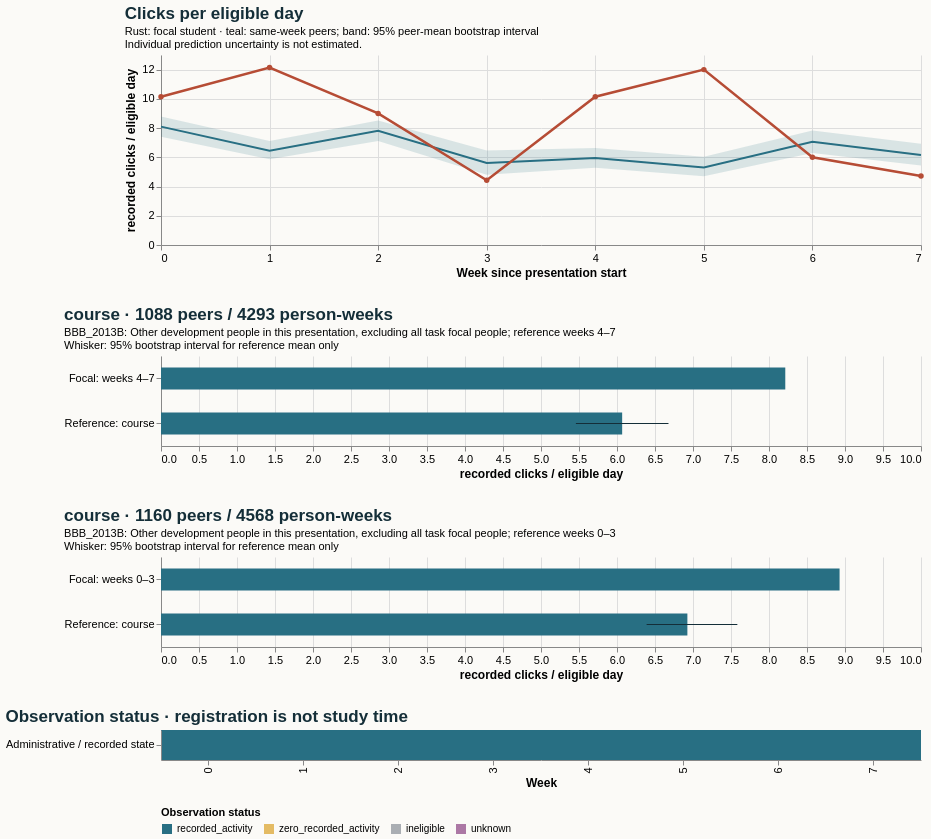

The specification (Vega-Lite) saved for this image:
### Vega-Lite specification from a JSON file in a GitHub repository (floating-point values rounded to 4 significant figures)
{"$schema": "https://vega.github.io/schema/vega-lite/v5.20.1.json", "config": {"axis": {"labelFontSize": 11, "titleFontSize": 12}, "background": "#fbfaf7", "font": "sans-serif", "title": {"anchor": "start", "color": "#142e38", "fontSize": 17, "subtitleFontSize": 11}, "view": {"continuousHeight": 300, "continuousWidth": 300, "stroke": null}}, "datasets": {"data-06ae396e632e789fa8147abfc3b1667d": [{"hi": null, "lo": null, "series": "Focal: weeks 4–7", "value": 8.214}, {"hi": 6.678, "lo": 5.459, "series": "Reference: course", "value": 6.068}], "data-9c0520e65fb8b804ae72c857ff4dd583": [{"end_day": 6, "focal_value": 10.14, "peer_ci_high": 8.791, "peer_ci_low": 7.406, "peer_mean": 8.1, "peer_observations": 1159, "peer_people": 1159, "reference": "course", "unit": "recorded clicks / eligible day", "week": 0}, {"end_day": 13, "focal_value": 12.14, "peer_ci_high": 7.111, "peer_ci_low": 5.863, "peer_mean": 6.456, "peer_observations": 1151, "peer_people": 1151, "reference": "course", "unit": "recorded clicks / eligible day", "week": 1}, {"end_day": 20, "focal_value": 9.0, "peer_ci_high": 8.521, "peer_ci_low": 7.113, "peer_mean": 7.819, "peer_observations": 1133, "peer_people": 1133, "reference": "course", "unit": "recorded clicks / eligible day", "week": 2}, {"end_day": 27, "focal_value": 4.429, "peer_ci_high": 6.465, "peer_ci_low": 4.811, "peer_mean": 5.608, "peer_observations": 1125, "peer_people": 1125, "reference": "course", "unit": "recorded clicks / eligible day", "week": 3}, {"end_day": 34, "focal_value": 10.14, "peer_ci_high": 6.644, "peer_ci_low": 5.28, "peer_mean": 5.954, "peer_observations": 1088, "peer_people": 1088, "reference": "course", "unit": "recorded clicks / eligible day", "week": 4}, {"end_day": 41, "focal_value": 12.0, "peer_ci_high": 6.044, "peer_ci_low": 4.709, "peer_mean": 5.31, "peer_observations": 1081, "peer_people": 1081, "reference": "course", "unit": "recorded clicks / eligible day", "week": 5}, {"end_day": 48, "focal_value": 6.0, "peer_ci_high": 7.833, "peer_ci_low": 6.294, "peer_mean": 7.065, "peer_observations": 1070, "peer_people": 1070, "reference": "course", "unit": "recorded clicks / eligible day", "week": 6}, {"end_day": 55, "focal_value": 4.714, "peer_ci_high": 6.928, "peer_ci_low": 5.432, "peer_mean": 6.16, "peer_observations": 1054, "peer_people": 1054, "reference": "course", "unit": "recorded clicks / eligible day", "week": 7}], "data-b3165f065dc04f8d61fa40507f50ce50": [{"hi": null, "lo": null, "series": "Focal: weeks 0–3", "value": 8.929}, {"hi": 7.584, "lo": 6.39, "series": "Reference: course", "value": 6.926}], "data-e71db1684eee6ef8f10aafcab277e2a3": [{"eligible_days": 7.0, "end_day": 6, "logging_completeness": "unknown", "observation_status": "recorded_activity", "row": "Administrative / recorded state", "score_status": "withheld_release_time_unknown", "start_day": 0, "value": 10.14, "week": 0}, {"eligible_days": 7.0, "end_day": 13, "logging_completeness": "unknown", "observation_status": "recorded_activity", "row": "Administrative / recorded state", "score_status": "withheld_release_time_unknown", "start_day": 7, "value": 12.14, "week": 1}, {"eligible_days": 7.0, "end_day": 20, "logging_completeness": "unknown", "observation_status": "recorded_activity", "row": "Administrative / recorded state", "score_status": "withheld_release_time_unknown", "start_day": 14, "value": 9.0, "week": 2}, {"eligible_days": 7.0, "end_day": 27, "logging_completeness": "unknown", "observation_status": "recorded_activity", "row": "Administrative / recorded state", "score_status": "withheld_release_time_unknown", "start_day": 21, "value": 4.429, "week": 3}, {"eligible_days": 7.0, "end_day": 34, "logging_completeness": "unknown", "observation_status": "recorded_activity", "row": "Administrative / recorded state", "score_status": "withheld_release_time_unknown", "start_day": 28, "value": 10.14, "week": 4}, {"eligible_days": 7.0, "end_day": 41, "logging_completeness": "unknown", "observation_status": "recorded_activity", "row": "Administrative / recorded state", "score_status": "withheld_release_time_unknown", "start_day": 35, "value": 12.0, "week": 5}, {"eligible_days": 7.0, "end_day": 48, "logging_completeness": "unknown", "observation_status": "recorded_activity", "row": "Administrative / recorded state", "score_status": "withheld_release_time_unknown", "start_day": 42, "value": 6.0, "week": 6}, {"eligible_days": 7.0, "end_day": 55, "logging_completeness": "unknown", "observation_status": "recorded_activity", "row": "Administrative / recorded state", "score_status": "withheld_release_time_unknown", "start_day": 49, "value": 4.714, "week": 7}]}, "resolve": {"scale": {"color": "independent"}}, "spacing": 28, "vconcat": [{"data": {"name": "data-9c0520e65fb8b804ae72c857ff4dd583"}, "height": 190, "layer": [{"encoding": {"x": {"axis": {"tickMinStep": 1}, "field": "week", "title": "Week since presentation start", "type": "quantitative"}, "y": {"field": "peer_ci_low", "scale": {"zero": true}, "title": "recorded clicks / eligible day", "type": "quantitative"}, "y2": {"field": "peer_ci_high"}}, "mark": {"color": "#286f83", "opacity": 0.16, "type": "area"}}, {"encoding": {"tooltip": [{"field": "week", "type": "quantitative"}, {"field": "peer_mean", "type": "quantitative"}, {"field": "peer_people", "type": "quantitative"}, {"field": "peer_observations", "type": "quantitative"}], "x": {"field": "week", "type": "quantitative"}, "y": {"field": "peer_mean", "type": "quantitative"}}, "mark": {"color": "#286f83", "strokeWidth": 2, "type": "line"}}, {"encoding": {"tooltip": [{"field": "week", "type": "quantitative"}, {"field": "focal_value", "type": "quantitative"}], "x": {"field": "week", "type": "quantitative"}, "y": {"field": "focal_value", "type": "quantitative"}}, "mark": {"color": "#b64c35", "point": {"color": "#b64c35"}, "strokeWidth": 2.5, "type": "line"}}], "title": {"subtitle": ["Rust: focal student · teal: same-week peers; band: 95% peer-mean bootstrap interval", "Individual prediction uncertainty is not estimated."], "text": "Clicks per eligible day"}, "width": 760}, {"data": {"name": "data-06ae396e632e789fa8147abfc3b1667d"}, "height": 90, "layer": [{"encoding": {"x": {"field": "value", "scale": {"domain": [0, 9.375], "zero": true}, "title": "recorded clicks / eligible day", "type": "quantitative"}, "y": {"field": "series", "sort": null, "title": null, "type": "nominal"}}, "mark": {"color": "#286f83", "size": 22, "type": "bar"}}, {"encoding": {"x": {"field": "lo", "type": "quantitative"}, "x2": {"field": "hi"}, "y": {"field": "series", "sort": null, "title": null, "type": "nominal"}}, "mark": {"color": "#142e38", "type": "rule"}}], "title": {"subtitle": ["BBB_2013B: Other development people in this presentation, excluding all task focal people; reference weeks 4–7", "Whisker: 95% bootstrap interval for reference mean only"], "text": "course · 1088 peers / 4293 person-weeks"}, "width": 760}, {"data": {"name": "data-b3165f065dc04f8d61fa40507f50ce50"}, "height": 90, "layer": [{"encoding": {"x": {"field": "value", "scale": {"domain": [0, 9.375], "zero": true}, "title": "recorded clicks / eligible day", "type": "quantitative"}, "y": {"field": "series", "sort": null, "title": null, "type": "nominal"}}, "mark": {"color": "#286f83", "size": 22, "type": "bar"}}, {"encoding": {"x": {"field": "lo", "type": "quantitative"}, "x2": {"field": "hi"}, "y": {"field": "series", "sort": null, "title": null, "type": "nominal"}}, "mark": {"color": "#142e38", "type": "rule"}}], "title": {"subtitle": ["BBB_2013B: Other development people in this presentation, excluding all task focal people; reference weeks 0–3", "Whisker: 95% bootstrap interval for reference mean only"], "text": "course · 1160 peers / 4568 person-weeks"}, "width": 760}, {"data": {"name": "data-e71db1684eee6ef8f10aafcab277e2a3"}, "encoding": {"color": {"field": "observation_status", "legend": {"labelLimit": 260, "orient": "bottom"}, "scale": {"domain": ["recorded_activity", "zero_recorded_activity", "ineligible", "unknown"], "range": ["#286f83", "#e4bb64", "#aaaeb3", "#ac78a5"]}, "title": "Observation status", "type": "nominal"}, "tooltip": [{"field": "week", "type": "quantitative"}, {"field": "eligible_days", "type": "quantitative"}, {"field": "observation_status", "type": "nominal"}, {"field": "logging_completeness", "type": "nominal"}], "x": {"field": "week", "title": "Week", "type": "ordinal"}, "y": {"field": "row", "title": null, "type": "nominal"}}, "height": 30, "mark": {"type": "rect"}, "title": "Observation status · registration is not study time", "width": 760}]}
